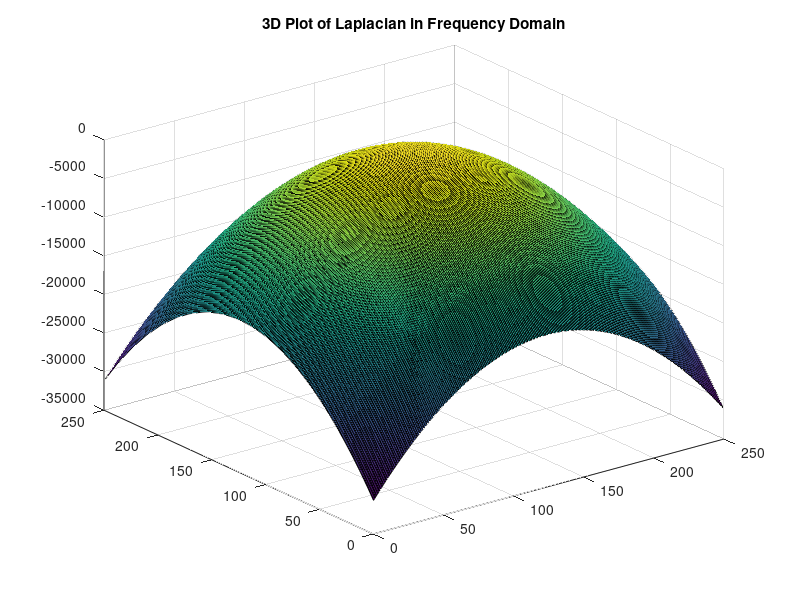
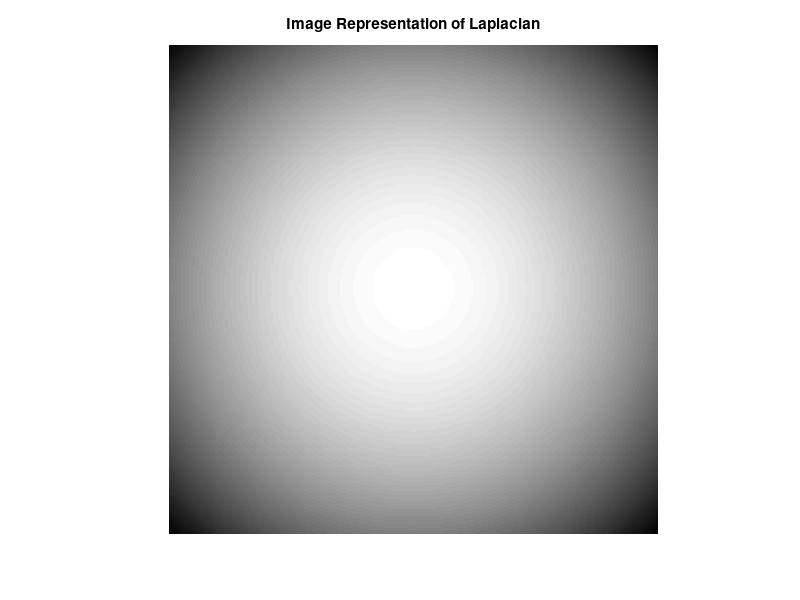
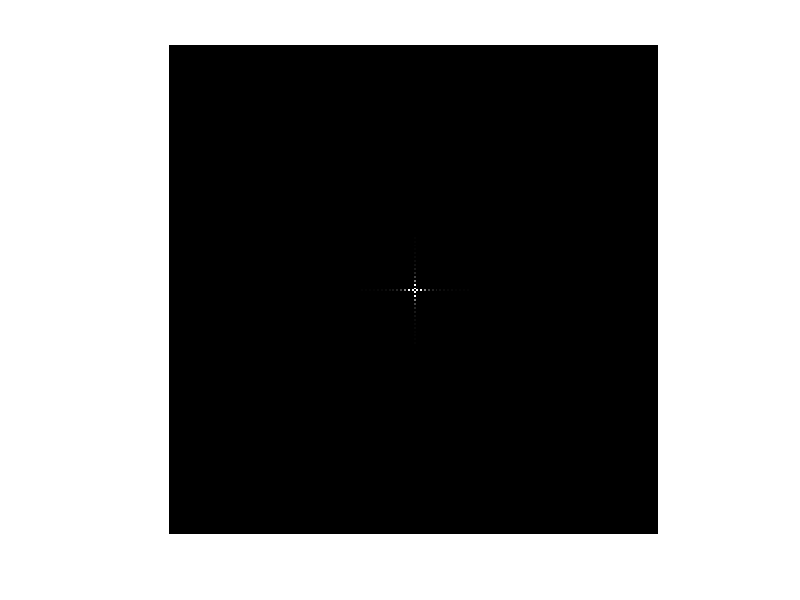

Write the MATLAB code that produced these figures, in order.
close all;
clear all;
clc;

% Main function
function laplacianFrequencyDomain()
    % Generate Laplacian in Frequency Domain
    laplacianMatrix = generateLaplacianMatrix(250, 250);

    % Display 3D Plot
    figure, surf(laplacianMatrix), title('3D Plot of Laplacian in Frequency Domain');

    % Scale and Display Image Representation
    scaledLaplacian = scaleImage(laplacianMatrix);
    figure, imshow(uint8(scaledLaplacian)), title('Image Representation of Laplacian');

    % Inverse FFT and Adjust Phase
    adjustedLaplacian = inverseFFTAndAdjustPhase(laplacianMatrix);
    figure, imshow(uint8(adjustedLaplacian));

    % Display Central Submatrix
    centralSubmatrix = adjustedLaplacian(123:129, 123:129);
    disp('Central Submatrix:');
    disp(centralSubmatrix);

    % Display My_h Matrix
    myHMatrix = generateMyHMatrix();
    disp('My_h Matrix:');
    disp(myHMatrix);
end

% Function to generate Laplacian matrix in frequency domain
function laplacianMatrix = generateLaplacianMatrix(rows, cols)
    laplacianMatrix = zeros(rows, cols);
    for i = 1:rows
        for j = 1:cols
            laplacianMatrix(i, j) = -((i - 125)^2 + (j - 125)^2);
        end
    end
end

% Function to scale image
function scaledImage = scaleImage(inputImage)
    minVal = min(min(inputImage));
    scaledImage = inputImage - minVal;
    maxVal = max(max(scaledImage));
    scaledImage = scaledImage * (255 / maxVal);
end

% Function to perform inverse FFT and adjust phase
function adjustedLaplacian = inverseFFTAndAdjustPhase(laplacianMatrix)
    invFFT = ifft2(laplacianMatrix);
    [rows, cols] = size(invFFT);
    for i = 1:rows
        for j = 1:cols
            invFFT(i, j) = real(invFFT(i, j)) * ((-1)^(i + j));
        end
    end
    adjustedLaplacian = fftshift(invFFT);
end

% Function to generate My_h matrix
function myHMatrix = generateMyHMatrix()
    myHMatrix = [0 0 0 1 0 0 0; 0 0 0 -2 0 0 0; 0 0 0 4 0 0 0; ...
        1 -2 4 -12 4 -2 1; 0 0 0 4 0 0 0; 0 0 0 -2 0 0 0; 0 0 0 1 0 0 0];
end

% Call the main function
laplacianFrequencyDomain();
